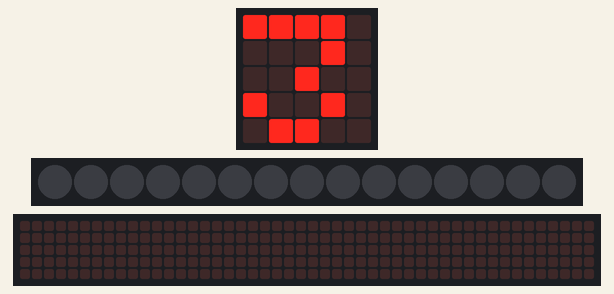
Bench run of a program on a simulated BBC micro:bit (MakeCode). Shown: the board's 5×5 LED display, 15 RGB LEDs in strip order, left to right, a strip that is not on the board, showing the scrolling text unrolled. Dim RGB values are drawn brighter than linear; the 48×5 strip is a reading aid, not a part: it shows the text the display is scrolling, unrolled, one strip-width of it at a time.

Above: at 0.1 s.
At 4.5 s:
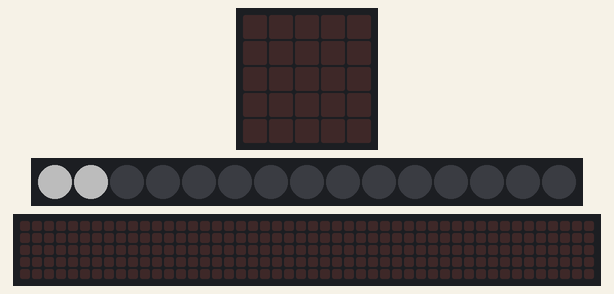
At 8.7 s:
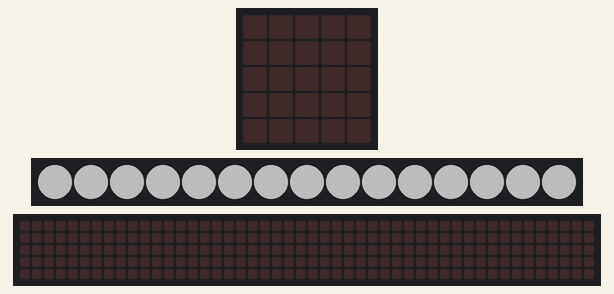
At 14.2 s:
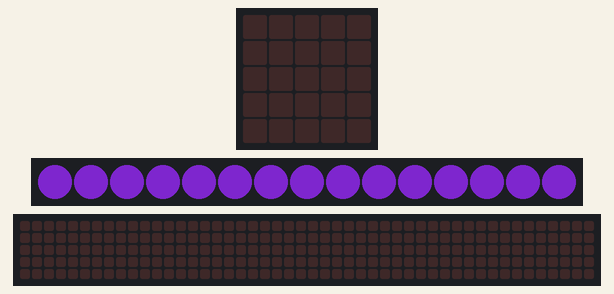
At 20.4 s:
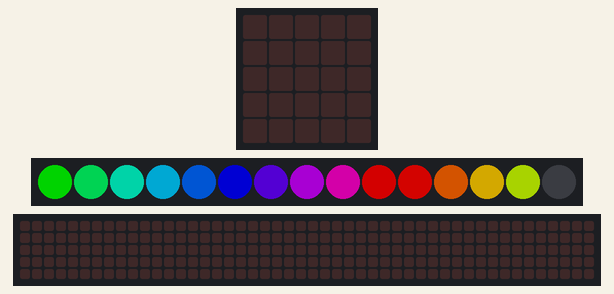
At 26.0 s:
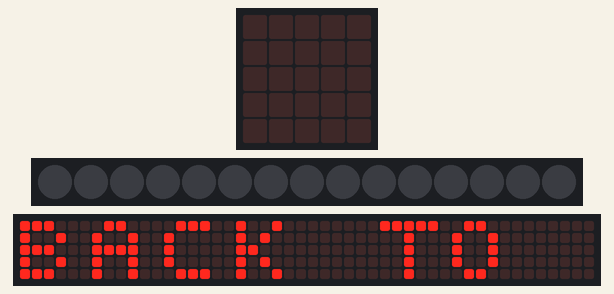

Measured:
- what the display in image 5 shows lasts 0.6 s, from 25.9 s to 26.5 s

The program:

main.ts
```typescript
let range: neopixel.Strip = null
let strip = neopixel.create(DigitalPin.P0, 15, NeoPixelMode.RGB)
strip.easeBrightness()
basic.showNumber(3)
basic.pause(500)
basic.showNumber(2)
basic.pause(500)
basic.showNumber(1)
basic.pause(500)
basic.clearScreen()
for (let index = 0; index <= 14; index++) {
    for (let brightness = 0; brightness <= 51; brightness++) {
        basic.pause(100 - brightness * 2)
        brightness = brightness * 5
        strip.setPixelColor(index, neopixel.rgb(brightness, brightness, brightness))
        strip.show()
    }
}
basic.pause(1500)
for (let index = 0; index <= 14; index++) {
    strip.setPixelColor(index, neopixel.colors(NeoPixelColors.Green))
    strip.show()
    basic.pause(100)
}
for (let index = 0; index <= 14; index++) {
    strip.setPixelColor(index, neopixel.colors(NeoPixelColors.Red))
    strip.show()
    basic.pause(70)
}
for (let index = 0; index <= 14; index++) {
    strip.setPixelColor(index, neopixel.colors(NeoPixelColors.Blue))
    strip.show()
    basic.pause(50)
}
for (let index = 0; index <= 14; index++) {
    strip.setPixelColor(index, neopixel.colors(NeoPixelColors.Violet))
    strip.show()
    basic.pause(50)
}
for (let index = 0; index <= 14; index++) {
    range = strip.range(0, index)
    range.showRainbow(1, 360)
    range.show()
    basic.pause(70)
}
strip.showRainbow(1, 360)
for (let index = 0; index < 100; index++) {
    strip.rotate(1)
    strip.show()
    basic.pause(50)
}
for (let index = 0; index <= 14; index++) {
    strip.setPixelColor(14 - index, neopixel.rgb(0, 0, 0))
    strip.show()
    basic.pause(100)
}
while (true) {
    basic.showString("BACK TO MAKE FOR MORE")
}
```

test.ts
```typescript
// 在這裡測試；當此封包作為擴充功能時，將不會編譯此內容。
```
